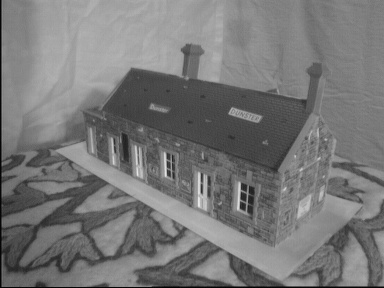
#> input picture Naloga 5/data/epipolar/house1.jpg, 384 x 288 px
$ python ex3.py   (older library calls are emulated)
#> lines starting #> are read from the running program, lines starting #| are printed output that depends on the picture
### Naloga 5/UZ_utils.py
"""
Before the first run, you need to have all necessary Python packages installed. For
that we highly recommend firstly creating Virtual Environment, to have your
development environment seperated from other projects (https://docs.python.org/3/tutorial/venv.html).

In system terminal then run: ""
"""

import numpy as np
import cv2
from matplotlib import pyplot as plt
from PIL import Image


# [9 lines left out: function imread, not called in this run]


def imread_gray(path):
    """
    Reads an image in gray. Image type is transformed from uint8 to float, and
    range of values is reduced from [0, 255] to [0, 1].
    """
#> called with path = 'data/epipolar/house1.jpg'
    I = Image.open(path).convert('L')  # PIL image opening and converting to gray.
    I = np.asarray(I)  # Converting to Numpy array.
    I = I.astype(np.float64) / 255
#> I: shape (288, 384) float64
#> call 2 of imread_gray, with path = 'data/epipolar/house2.jpg'
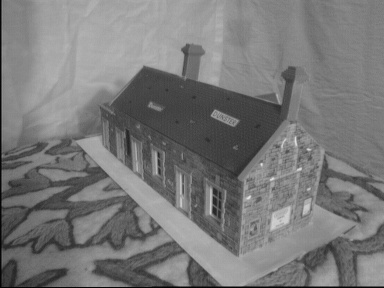
#> input picture Naloga 5/data/epipolar/house2.jpg, 384 x 288 px
    return I


# [43 lines left out: functions imshow, signal_show, convolve, not called in this run]


# [25 lines that do not run on import are left out]

### Naloga 5/ex3.py
from UZ_utils import *
from a5_utils import *
from matplotlib import *

def triangulation(points1, points2, P1, P2):
    rez = []
    for i in range(0, points1.shape[0]):
        ax = points1[i][0]
        ay = points1[i][1]
        az = 1
        x1 = np.array([ [0,-az,ay],
                        [az,0,-ax],
                        [-ay,ax,0]])

        bx = points2[i][0]
        by = points2[i][1]
        bz = 1
        x2 = np.array([ [0,-bz,by],
                        [bz,0,-bx],
                        [-by,bx,0]])

        X_2 = x2 @ P2
        X_1 = x1 @ P1

        A = [X_1[0], X_1[1], X_2[0], X_2[1]]

        U,S,V = np.linalg.svd(A)

        z = V[-1] / V[-1][-1]

        z = z[:3]
        rez.append(z)

    return rez

def prva():
    T = np.array([[-1,0,0],
                  [0,0,1],
                  [0,-1,0]])
    t1 = np.loadtxt('data/epipolar/house1_camera.txt')
    t2 = np.loadtxt('data/epipolar/house2_camera.txt')
    I1 = imread_gray('data/epipolar/house1.jpg')
    I2 = imread_gray('data/epipolar/house2.jpg')

    tocke = np.loadtxt('data/epipolar/house_points.txt')
    points1 = np.zeros((10,2))
    points2 = np.zeros((10,2))

    points1[:,0] = tocke[:,0]
    points1[:,1] = tocke[:,1]
    points2[:,0] = tocke[:,2]
    points2[:,1] = tocke[:,3]

    rez = triangulation(points1, points2, t1, t2)
    rezFinal = np.dot(rez, T)

    fig = plt.figure(figsize=(5, 5))

    fig.add_subplot(1, 2, 1)
    plt.imshow(I1, cmap='gray')
    plt.plot(points1[:,0], points1[:,1], 'bo')

    fig.add_subplot(1, 2, 2)
    plt.imshow(I2, cmap='gray')
    plt.plot(points2[:,0], points2[:,1], 'bo')

    plt.show()
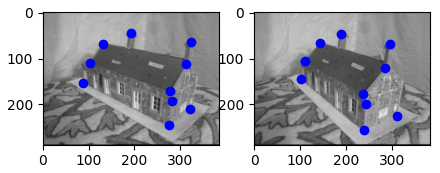
#> figure drawn by matplotlib, 2 panels

    ax = plt.axes(projection='3d')
    for i,m in enumerate(rezFinal):
        ax.scatter([m[0]], [m[1]], [m[2]], color='red')
        ax.text(m[0], m[1], m[2], str(i))
    plt.show()
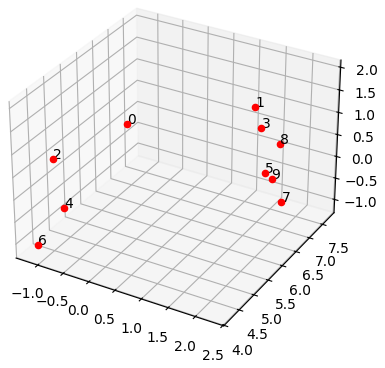
#> figure drawn by matplotlib, 1 panel


    return 0

prva()
